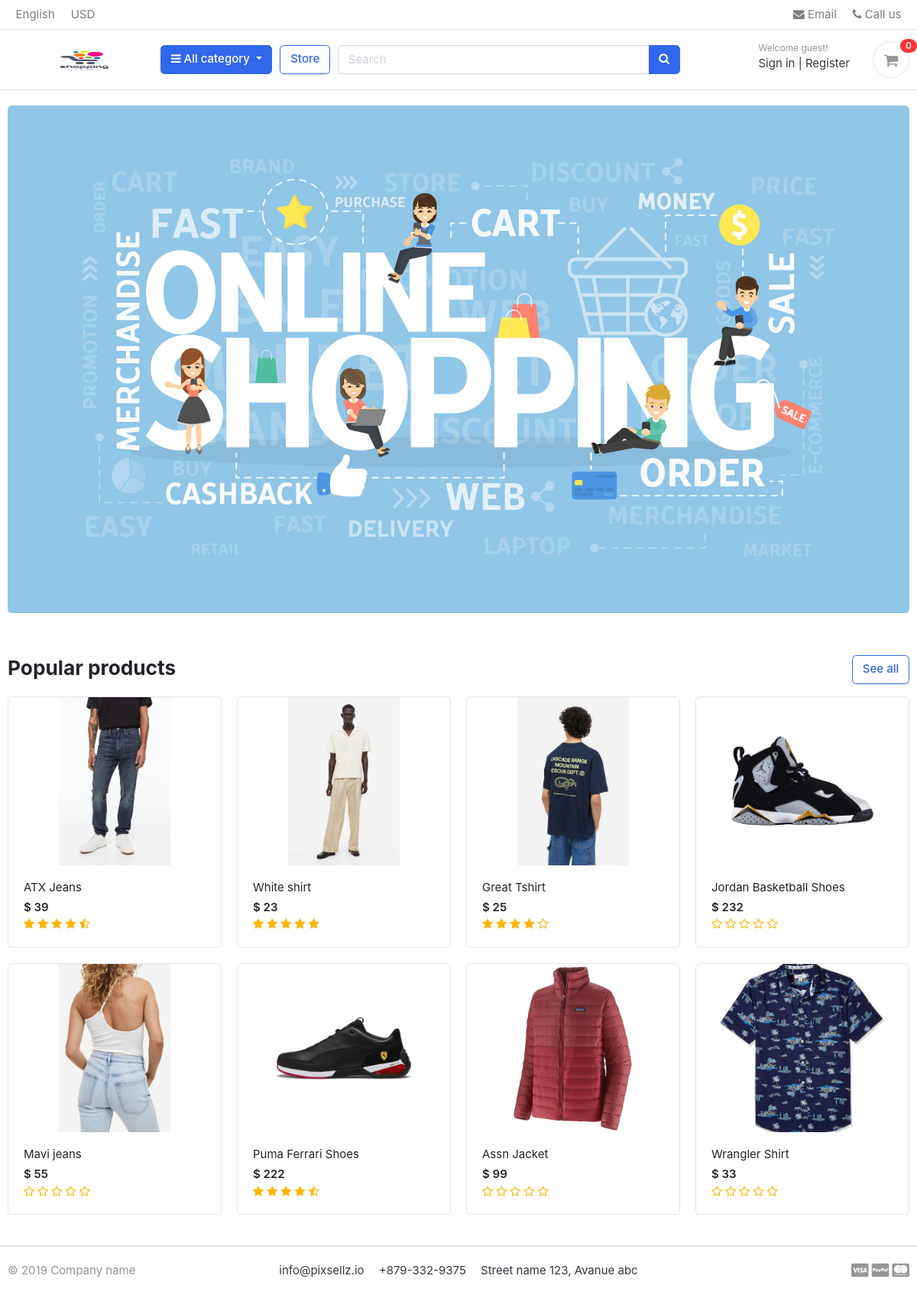
The page / on the database its author committed.
### store/models.py (models this page shows, shortened)
class Product(models.Model):
    product_name    = models.CharField(max_length=200, unique=True)
    slug            = models.SlugField(max_length=200, unique=True)
    description     = models.TextField(max_length=200, blank=True)
    price           = models.IntegerField()
    images          = models.ImageField(upload_to='photos/products')
    stock           = models.IntegerField()
    is_available    = models.BooleanField(default=True)
    category        = models.ForeignKey(Category, on_delete=models.CASCADE)
    created_date    = models.DateTimeField(auto_now_add=True)
    modified_date   = models.DateTimeField(auto_now=True)
    def get_url(self):
        return reverse('product_detail', args=[self.category.slug, self.slug])
    def averageReview(self):
        reviews = ReviewRating.objects.filter(product=self, status=True).aggregate(average=Avg('rating'))
        avg = 0
        if reviews['average'] is not None:
            avg = float(reviews['average'])
        return avg

### main_ecommerce/views.py (the view)
# urls.py: path('', views.home, name='home'),
def home(request):
    products = Product.objects.all().filter(is_available=True).order_by('created_date')
    reviews = None
    for product in products:
        reviews = ReviewRating.objects.filter(product_id=product.id, status=True)
    context = {
        'products': products,
        'reviews': reviews,
    }
    return render(request, 'home.html', context)

### carts/context_processors.py (called while the page is built)
def counter(request):
    cart_count = 0
    if 'admin' in request.path:
        return {}
    else:
        try:
            cart = Cart.objects.filter(cart_id=_cart_id(request))
            if request.user.is_authenticated:
                cart_items = CartItem.objects.all().filter(user=request.user)
            else:
                cart_items = CartItem.objects.all().filter(cart=cart[:1])
            for cart_item in cart_items:
                cart_count += cart_item.quantity
        except Cart.DoesNotExist:
            cart_count = 0
    return dict(cart_count=cart_count)

### carts/views.py (called while the page is built)
@csrf_exempt
def _cart_id(request):
    cart = request.session.session_key
    if not cart:
        cart = request.session.create()
    return cart

### category/context_processors.py (called while the page is built)
def menu_links(request):
    links = Category.objects.all()
    return dict(links=links)

### category/models.py (called while the page is built)
    def get_url(self):
        return reverse('products_by_category', args=[self.slug])

### templates/home.html
{% extends 'base.html' %}
{% load static %}
{% block content %}
<section class="section-intro padding-y-sm">
<div class="container">
<div class="intro-banner-wrap">
	<img src="{% static 'images/banners/cover1.jpg' %}" class="img-fluid rounded">
</div>
</div>
</section>
<section class="section-name padding-y-sm">
<div class="container">
<header class="section-heading">
	<a href="{% url 'store' %}" class="btn btn-outline-primary float-right">See all</a>
	<h3 class="section-title">Popular products</h3>
</header>
<div class="row">
	{% for product in products %}
	<div class="col-md-3">
		<div class="card card-product-grid">
			<a href="{{ product.get_url }}" class="img-wrap"> <img src="{{ product.images.url }}"> </a>
			<figcaption class="info-wrap">
				<a href="{{ product.get_url }}" class="title">{{ product.product_name }}</a>
				<div class="price mt-1">$ {{ product.price }}</div>
				<div class="rating-star">
					<span>
						<i class="fa fa-star{% if product.averageReview < 0.5 %}-o{% elif product.averageReview >= 0.5 and product.averageReview < 1 %}-half-o {% endif %}" aria-hidden="true"></i>
						<i class="fa fa-star{% if product.averageReview < 1.5 %}-o{% elif product.averageReview >= 1.5 and product.averageReview < 2 %}-half-o {% endif %}" aria-hidden="true"></i>
						<i class="fa fa-star{% if product.averageReview < 2.5 %}-o{% elif product.averageReview >= 2.5 and product.averageReview < 3 %}-half-o {% endif %}" aria-hidden="true"></i>
						<i class="fa fa-star{% if product.averageReview < 3.5 %}-o{% elif product.averageReview >= 3.5 and product.averageReview < 4 %}-half-o {% endif %}" aria-hidden="true"></i>
						<i class="fa fa-star{% if product.averageReview < 4.5 %}-o{% elif product.averageReview >= 4.5 and product.averageReview < 5 %}-half-o {% endif %}" aria-hidden="true"></i>
						</span>
				</div>
			</figcaption>
		</div>
	</div>
	{% endfor %}
</div>
</div>
</section>
</body>
</html>
{% endblock %}

### main_ecommerce/static/css/ui.css (style rules this page uses)
html { font-family: "Inter", sans-serif; font-size: 15px; }
.img-wrap { text-align: center; display: block; }
.img-wrap img { max-width: 100%; }
.padding-y-sm { padding-top: 20px; padding-bottom: 20px; }
.section-heading { margin-bottom: 20px; margin-top: 15px; }
.section-title { color: #212529; }
[class*=card-product] a.title { color: #212529; display: block; }
[class*=card-product] .img-wrap { overflow: hidden; position: relative; }
[class*=card-product] .img-wrap img { height: 100%; max-width: 100%; width: auto; display: inline-block; -o-object-fit: cover; object-fit: cover; }
.card-product-grid { margin-bottom: 20px; }
.card-product-grid .img-wrap { border-radius: 0.2rem 0.2rem 0 0; height: 220px; }
.card-product-grid .info-wrap { overflow: hidden; padding: 18px 20px; }
.card .img-wrap { overflow: hidden; }
.price { font-weight: 600; color: #212529; }

### main_ecommerce/static/css/custom.css (style rules this page uses)
.rating-star i { color: #ffb503 !important; }

### rows shown on the page
Product: images (picture), product_name "ATX Jeans", price "39"
Product: images (picture), product_name "White shirt", price "23"
Product: images (picture), product_name "Great Tshirt", price "25"
Product: images (picture), product_name "Jordan Basketball Shoes", price "232"
Product: images (picture), product_name "Mavi jeans", price "55"
Product: images (picture), product_name "Puma Ferrari Shoes", price "222"
Product: images (picture), product_name "Assn Jacket", price "99"
Product: images (picture), product_name "Wrangler Shirt", price "33"

### other values the page prints
{{ cart_count }} "0"
